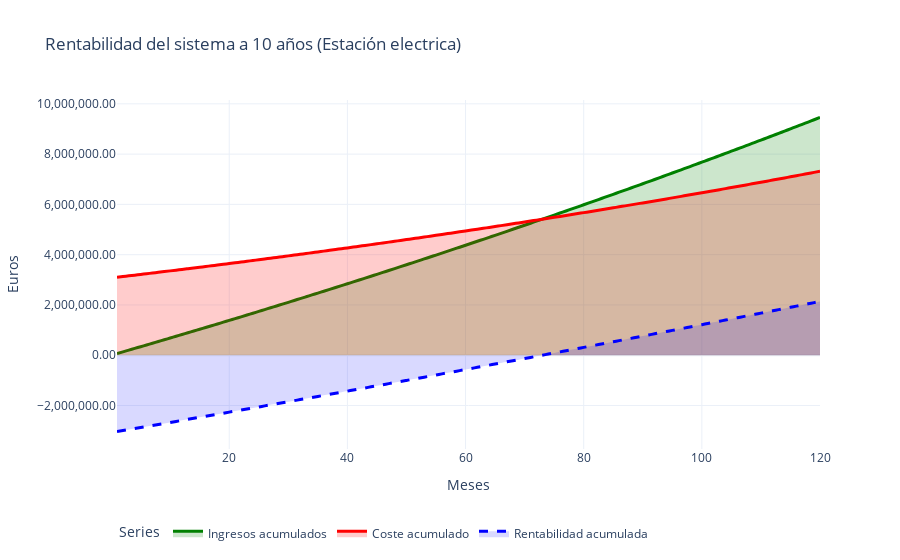

Write notebook code for a chart like this one.
### Markdown cell above
### Visualización

### Code cell
# ===========================
# Gráfico con Plotly
# ===========================
fig = go.Figure()

# Ingresos acumulados
fig.add_trace(go.Scatter(
    x=np.arange(1, MESES+1), y=ingresos_acum,
    mode='lines',
    name='Ingresos acumulados',
    line=dict(color='green', width=3, shape='spline'),
    fill='tozeroy',
    fillcolor='rgba(0, 128, 0, 0.2)',
    hovertemplate='Mes %{x}<br>Ingresos: %{y:,.2f} €<extra></extra>'
))

# Coste acumulado
fig.add_trace(go.Scatter(
    x=np.arange(1, MESES+1), y=coste_total_acum,
    mode='lines',
    name='Coste acumulado',
    line=dict(color='red', width=3, shape='spline'),
    fill='tozeroy',
    fillcolor='rgba(255, 0, 0, 0.2)',
    hovertemplate='Mes %{x}<br>Coste: %{y:,.2f} €<extra></extra>'
))

# Rentabilidad acumulada
fig.add_trace(go.Scatter(
    x=np.arange(1, MESES+1), y=rentabilidad_acum,
    mode='lines',
    name='Rentabilidad acumulada',
    line=dict(color='blue', width=3, dash='dash', shape='spline'),
    fill='tozeroy',
    fillcolor='rgba(0, 0, 255, 0.15)',
    hovertemplate='Mes %{x}<br>Rentabilidad: %{y:,.2f} €<extra></extra>'
))

# Layout estético con formato europeo
fig.update_layout(
    title = f"Rentabilidad del sistema a {AÑOS} años (Estación {TIPO_ESTACION_USADA})",
    xaxis_title='Meses',
    yaxis_title='Euros',
    hovermode='x unified',
    template='plotly_white',
    legend=dict(title='Series', orientation='h', y=-0.2),
    yaxis=dict(tickformat=",.2f")
)

# Usar coma como decimal y punto como miles
for trace in fig.data:
    trace.hovertemplate = trace.hovertemplate.replace('.', '#').replace(',', '.').replace('#', ',')

fig.show()
